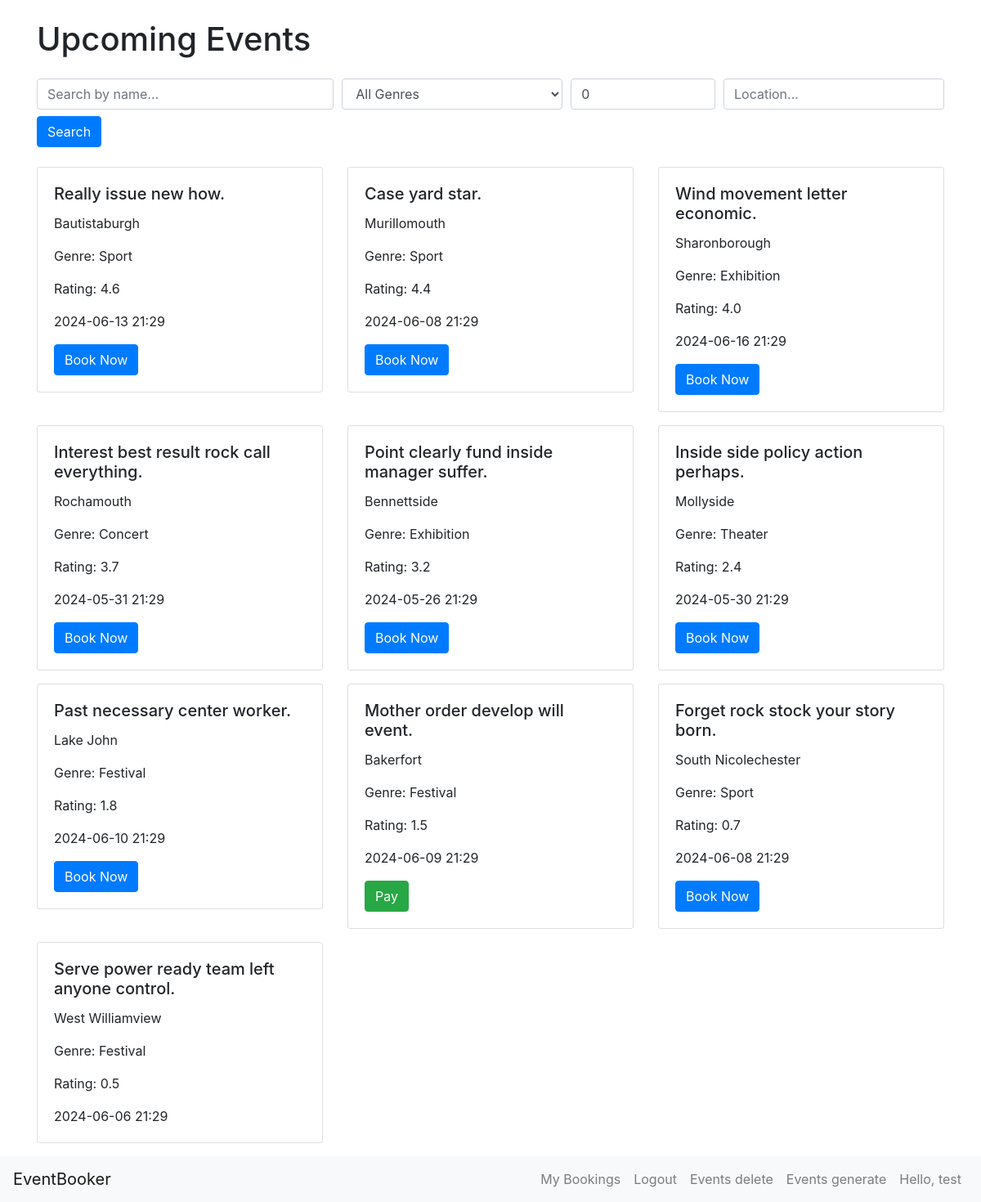
Page /search (signed in) on the committed database.
### app/models.py (models this page shows, shortened)
class Event(db.Model):
    id = db.Column(db.Integer, primary_key=True)
    name = db.Column(db.String(100), nullable=False)
    location = db.Column(db.String(100), nullable=False)
    date = db.Column(db.DateTime, nullable=False)
    genre = db.Column(db.String(50))
    rating = db.Column(db.Float, default=0.0)
    bookings = db.relationship('Booking', backref='event', lazy=True, cascade='all, delete-orphan')

class User(db.Model, UserMixin):
    id = db.Column(db.Integer, primary_key=True)
    username = db.Column(db.String(20), unique=True, nullable=False)
    password_hash = db.Column(db.String(128), nullable=False)
    preferences = db.Column(db.String(255))
    bookings = db.relationship('Booking', backref='user', lazy=True)

### app/routes.py (the view)
@app.route('/search')
def search() -> str:
    query = request.args.get('query', '')
    genre = request.args.get('genre', '')
    min_rating = request.args.get('min_rating', 0, type=float)
    location = request.args.get('location', '')
    events = Event.query
    if query:
        events = events.filter(Event.name.ilike(f'%{query}%'))
    if genre:
        events = events.filter_by(genre=genre)
    if min_rating:
        events = events.filter(Event.rating >= min_rating)
    if location:
        events = events.filter(Event.location.ilike(f'%{location}%'))
    events = events.order_by(Event.rating.desc()).all()
    return render_template('home.html',
                              events=events,
                              query=query,
                              genre=genre,
                              min_rating=min_rating,
                              location=location)

### app/models.py (called while the page is built)
@login_manager.user_loader
def load_user(user_id):
    return User.query.get(int(user_id))

### app/templates/home.html (shortened to what this page needs)
{% extends 'base.html' %}
{% block content %}
<div class="container mt-4">
    <h1 class="mb-4">Upcoming Events</h1>
        <form method="GET" action="{{ url_for('search') }}" class="mb-4">
            <div class="form-row">
                <div class="col-md-4">
                    <input type="text" class="form-control" name="query" placeholder="Search by name..." value="{{ query }}">
                </div>
                <div class="col-md-3">
                    <select class="form-control" name="genre">
                        <option value="">All Genres</option>
                    </select>
                </div>
                <div class="col-md-2">
                    <input type="number" class="form-control" name="min_rating" min="0" max="5" step="0.1" placeholder="Min. Rating" value="{{ min_rating }}">
                </div>
                <div class="col-md-3">
                    <input type="text" class="form-control" name="location" placeholder="Location..." value="{{ location }}">
                </div>
            </div>
            <button type="submit" class="btn btn-primary mt-2">Search</button>
        </form>
    <div class="row">
        {% for event in events %}
        <div class="col-md-4 mb-3">
            <div class="card">
                <div class="card-body">
                    <h5 class="card-title">{{ event.name }}</h5>
                    <p class="card-text">{{ event.location }}</p>
                    <p class="card-text">Genre: {{ event.genre }}</p>
                    <p class="card-text">Rating: {{ event.rating }}</p>
                    <p class="card-text">{{ event.date.strftime('%Y-%m-%d %H:%M') }}</p>
                    {% if current_user.is_authenticated %}
                        {% set booking = current_user.bookings|selectattr('event_id', '==', event.id)|first %}
                        {% if booking %}
                            {% if not booking.is_paid %}
                                <a href="{{ url_for('payment', booking_id=booking.id) }}" class="btn btn-success">Pay</a>
                            {% endif %}
                        {% else %}
                            <a href="{{ url_for('book', event_id=event.id) }}" class="btn btn-primary">Book Now</a>
                        {% endif %}
                    {% else %}
                        <a href="{{ url_for('login') }}" class="btn btn-primary">Login to Book</a>
                    {% endif %}
                </div>
            </div>
        </div>
        {% endfor %}
    </div>
</div>
{% endblock %}

### app/templates/base.html (shortened to what this page needs)
<!DOCTYPE html>
<html lang="en">
<head>
    <link href="https://stackpath.bootstrapcdn.com/bootstrap/4.5.2/css/bootstrap.min.css" rel="stylesheet">
</head>
<body>
    {% block content %}{% endblock %}
</body>
<nav class="navbar navbar-expand-lg navbar-light bg-light">
    <a class="navbar-brand" href="{{ url_for('home') }}">EventBooker</a>
    <div class="collapse navbar-collapse" id="navbarNav">
        <ul class="navbar-nav ml-auto">
            {% if current_user.is_authenticated %}
                <li class="nav-item">
                    <a class="nav-link" href="{{ url_for('bookings') }}">My Bookings</a>
                </li>
                <li class="nav-item">
                    <a class="nav-link" href="{{ url_for('logout') }}">Logout</a>
                </li>
                <li class="nav-item">
                    <a class="nav-link" href="{{ url_for('events_delete') }}">Events delete</a>
                <li class="nav-item">
                    <a class="nav-link" href="{{ url_for('generate_events') }}">Events generate</a>
                </li>
                <li class="nav-item">
                    <a class="nav-link">Hello, {{ current_user.username }}</a>
                </li>
            {% endif %}
        </ul>
    </div>
  </nav>
</html>

### rows in the picture
Event: name "Really issue new how.", location "Bautistaburgh", genre "Sport", rating "4.6", date "2024-06-13 21:29"
Event: name "Case yard star.", location "Murillomouth", genre "Sport", rating "4.4", date "2024-06-08 21:29"
Event: name "Wind movement letter economic.", location "Sharonborough", genre "Exhibition", rating "4.0", date "2024-06-16 21:29"
Event: name "Interest best result rock call everything.", location "Rochamouth", genre "Concert", rating "3.7", date "2024-05-31 21:29"
Event: name "Point clearly fund inside manager suffer.", location "Bennettside", genre "Exhibition", rating "3.2", date "2024-05-26 21:29"
Event: name "Inside side policy action perhaps.", location "Mollyside", genre "Theater", rating "2.4", date "2024-05-30 21:29"
Event: name "Past necessary center worker.", location "Lake John", genre "Festival", rating "1.8", date "2024-06-10 21:29"
Event: name "Mother order develop will event.", location "Bakerfort", genre "Festival", rating "1.5", date "2024-06-09 21:29"
Event: name "Forget rock stock your story born.", location "South Nicolechester", genre "Sport", rating "0.7", date "2024-06-08 21:29"
Event: name "Serve power ready team left anyone control.", location "West Williamview", genre "Festival", rating "0.5", date "2024-06-06 21:29"
User: username "test"
